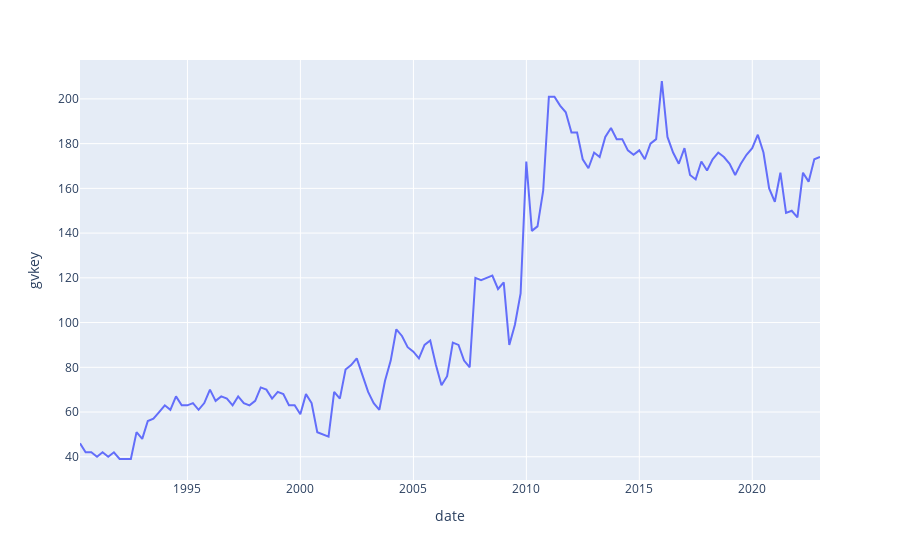

Here is the notebook cell this chart was saved with:
### Code cell
# get count of stocks per date
sig_stocks_count = sig_stocks.groupby("date").count()

# plot
fig = px.line(sig_stocks_count, x=sig_stocks_count.index, y="gvkey")

fig.show()

### Figure 1 — Plotly figure (JSON) as saved in the notebook; plotly's stock layout.template omitted (floating-point values rounded to 4 significant figures; data arrays with more than 128 entries replaced by an {"elided": "..."} marker saying what was removed)
{"data": [{"hovertemplate": "date=%{x}<br>gvkey=%{y}<extra></extra>", "legendgroup": "", "line": {"color": "#636efa", "dash": "solid"}, "marker": {"symbol": "circle"}, "mode": "lines", "name": "", "orientation": "v", "showlegend": false, "type": "scatter", "x": {"elided": "132 str values"}, "xaxis": "x", "y": {"elided": "132 int values"}, "yaxis": "y"}], "layout": {"legend": {"tracegroupgap": 0}, "margin": {"t": 60}, "xaxis": {"anchor": "y", "domain": [0, 1], "title": {"text": "date"}}, "yaxis": {"anchor": "x", "domain": [0, 1], "title": {"text": "gvkey"}}}}
